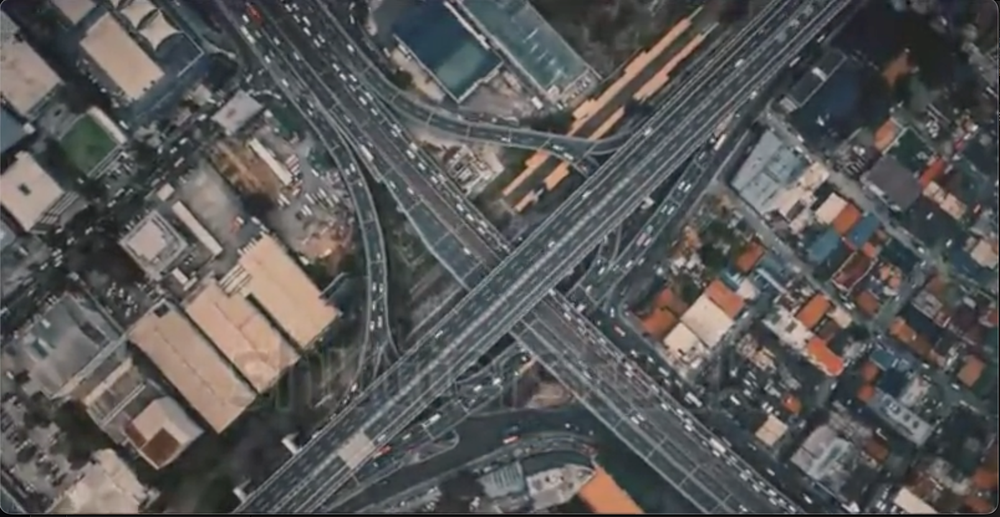
#> input picture Test_Code_Sift/test_last_frame.png, 1000 x 517 px, shrunk from 1608 x 832 before the run
$ python sift_with_image_and_video.py
#> lines starting #> are read from the running program, lines starting #| are printed output that depends on the picture
import cv2
import numpy as np
from sklearn.neighbors import NearestNeighbors
import matplotlib.pyplot as plt
# Initialize SIFT detector
sift = cv2.SIFT_create()

# Function to extract SIFT features
def extract_features(image):
    gray = cv2.cvtColor(image, cv2.COLOR_BGR2GRAY)
    keypoints, descriptors = sift.detectAndCompute(gray, None)
    return keypoints, descriptors

# [13 lines of commented-out code are left out]
def match_features(descriptors1, descriptors2):
    # Initialize and train the kNN model
    knn = NearestNeighbors(n_neighbors=2).fit(descriptors2)

    # Find the 2 nearest neighbors
    distances, indices = knn.kneighbors(descriptors1)

    # Apply Lowe's ratio test
    '''
    Source: https://stackoverflow.com/questions/51197091/how-does-the-lowes-ratio-test-work
    Each keypoint of the first image is matched with a number of keypoints from the second image. We keep the 2 best matches for each keypoint (best matches = the ones with the smallest distance measurement). Lowe's test checks that the two distances are sufficiently different. If they are not, then the keypoint is eliminated and will not be used for further calculations.
    '''
    good_matches = []
    for i, (d1, d2) in enumerate(distances):
        #if distance1 < distance2 * a_constant then keep this match
        if d1 < 0.75 * d2:
            # Create a DMatch object for each good match
            # match = cv2.DMatch(_queryIdx=i, _trainIdx=indices[i][0], _distance=d1)
            # good_matches.append([match])
            match = (i, indices[i][0], d1)
            good_matches.append(match)
    return good_matches

# Function to draw matches between two images for visualization for the SKLEARN method
def draw_matches(img1, keypoints1, img2, keypoints2, matches):
    # Create a new output image that concatenates the two images together
    (h1, w1) = img1.shape[:2]
    (h2, w2) = img2.shape[:2]
    output_image = np.zeros((max(h1, h2), w1 + w2, 3), dtype="uint8")
    output_image[0:h1, 0:w1] = img1
    output_image[0:h2, w1:] = img2

    # Draw lines between matches
    for match in matches:
        # match is a tuple: (index in keypoints1, index in keypoints2, distance)
        queryIdx, trainIdx, _ = match

        # Get the coordinates of the keypoints
        pt1 = tuple(map(int, keypoints1[queryIdx].pt))
        pt2 = tuple(map(int, keypoints2[trainIdx].pt))

        # Draw a line and circles for each match
        pt2 = (pt2[0] + w1, pt2[1])  # Adjust x-coordinate for pt2
        #Needed to use openCV line function instead of matplotlib because matplotlib line function does not work with cv2 images
        cv2.line(output_image, pt1, pt2, (0, 255, 0), 1)
        cv2.circle(output_image, pt1, 5, (255, 0, 0), -1)
        cv2.circle(output_image, pt2, 5, (255, 0, 0), -1)

    return output_image


# Load and process the fixed image
fixed_image_path = 'test_last_frame.png'
fixed_image = cv2.imread(fixed_image_path)
#> fixed_image is the input picture: shape (517, 1000, 3); mean B, G, R 87.5, 88.2, 88.8
fixed_keypoints, fixed_descriptors = extract_features(fixed_image)
#> in extract_features, `gray = cv2.cvtColor(image, cv2.COLOR_BGR2GRAY)`:
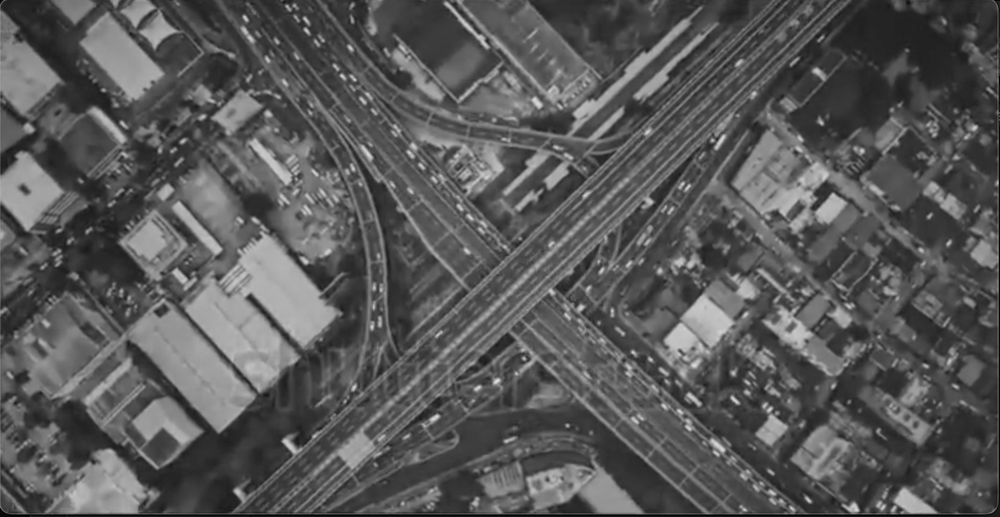
#> gray: shape (517, 1000); min 0, max 225, mean 88.3
#> in extract_features, `keypoints, descriptors = sift.detectAndCompute(gray, None)`: keypoints = 6145 keypoints; strongest (x, y, size): (854, 508, 6.7), (808, 500, 3.7), (435, 418, 5.1), (238, 492, 5.4)
#> fixed_keypoints has the same summary as keypoints in extract_features

# Open the video
video_path = 'trymefirst.mp4'
cap = cv2.VideoCapture(video_path)
# Define the codec and create VideoWriter object
fourcc = cv2.VideoWriter_fourcc(*'XVID')
#save the video in the same directory as this file
# out = cv2.VideoWriter('feature_matched.avi', fourcc, 20.0, (int(cap.get(3)), int(cap.get(4))))
# Check if video opened successfully
if not cap.isOpened():
    print("Error: Could not open video.")
    exit()

# Loop through the video
while True:
    ret, frame = cap.read()
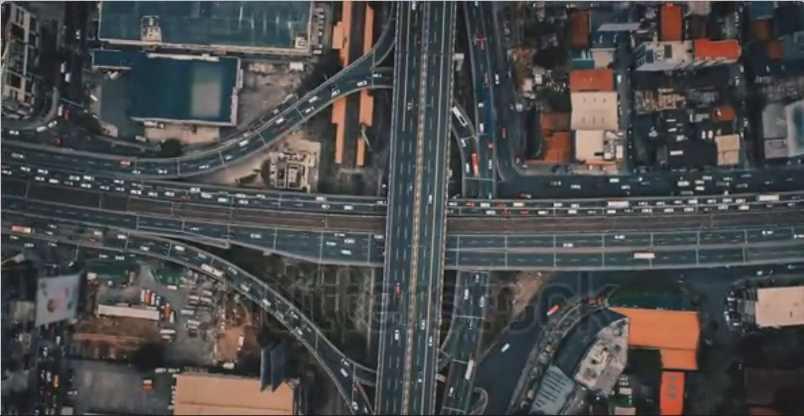
#> input picture frame 135 of Test_Code_Sift/trymefirst.mp4, 804 x 416 px
#> frame is the input picture: shape (416, 804, 3); mean B, G, R 75.5, 75.2, 75.1
    if not ret:
        break
    # Extract features from the current frame
    frame_keypoints, frame_descriptors = extract_features(frame)
#> in extract_features (call 2), `gray = cv2.cvtColor(image, cv2.COLOR_BGR2GRAY)`:
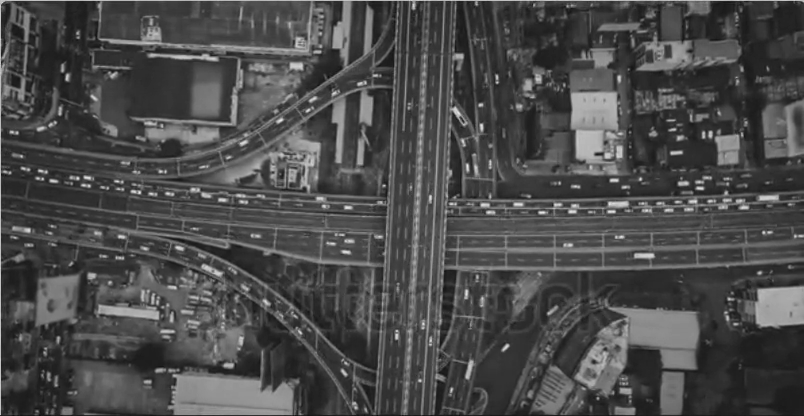
#> gray: shape (416, 804); min 14, max 233, mean 75.2
#> in extract_features (call 2), `keypoints, descriptors = sift.detectAndCompute(gray, None)`: keypoints = 4113 keypoints; strongest (x, y, size): (78, 178, 2.3), (139, 192, 2.2), (481, 105, 2.8), (506, 346, 3.3)
#> frame_keypoints has the same summary as keypoints in extract_features
    # Match descriptors between fixed image and current frame
    matches = match_features(fixed_descriptors, frame_descriptors)
#> in match_features, `distances, indices = knn.kneighbors(descriptors1)`: distances = 6145 pairs, first value 62.74 to 405.2, second value 87.04 to 433.6; indices = 6145 pairs, first value 0 to 4109, second value 3 to 4108
#> the loop in match_features, `for i, (d1, d2) in enumerate(distances):` made 6145 passes
#> (d1, d2, match) on pass 39: (168.3, 245.6, (38, 3251, 168.3))
#> match on passes 340, 500, 801, 803, 847, 868: (339, 2817, 128.7), (499, 2152, 158.8), (800, 363, 188.9), (802, 776, 258.7), (846, 355, 224.4), (867, 1031, 193.7)
#> after the loop in match_features, `for i, (d1, d2) in enumerate(distances):`: good_matches = 424 items, first 6: (38, 3251, 168.3), (339, 2817, 128.7), (499, 2152, 158.8), (800, 363, 188.9), (802, 776, 258.7), (846, 355, 224.4)
#> matches has the same summary as good_matches in match_features
    print(f"Number of matches : {len(matches)}")
#| Number of matches : 424
    # Draw matches
    # matched_frame = cv2.drawMatchesKnn(fixed_image, fixed_keypoints, frame, frame_keypoints, matches, None, flags=2, matchColor=(0,255,0))
    #Matched frame between fixed image and current frame using the SKLEARN method
    matched_frame = draw_matches(fixed_image, fixed_keypoints, frame, frame_keypoints, matches)
#> in draw_matches, `output_image[0:h1, 0:w1] = img1`:
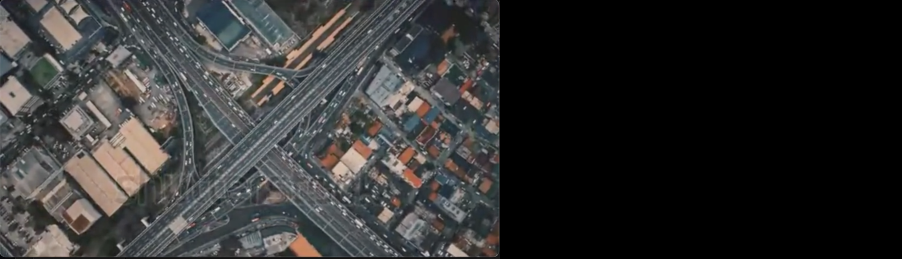
#> output_image: shape (517, 1804, 3) (shown at 1/2 size); mean B, G, R 48.5, 48.9, 49.2
#> in draw_matches, `output_image[0:h2, w1:] = img2`:
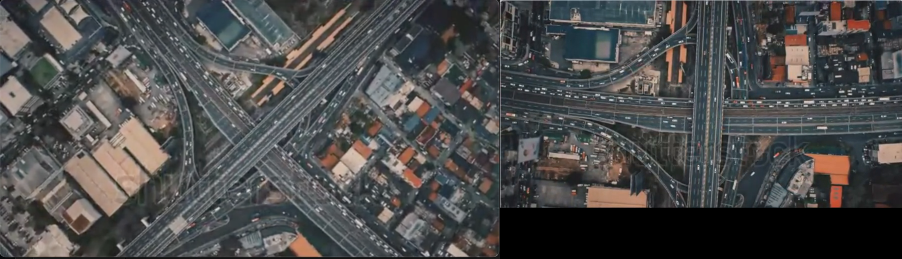
#> output_image: shape (517, 1804, 3) (shown at 1/2 size); mean B, G, R 75.6, 75.9, 76.2
#> the loop in draw_matches, `for match in matches:` made 424 passes
#> (match, queryIdx, trainIdx, pt1, pt2) on passes 1 to 3: ((38, 3251, 168.3), 38, 3251, (12, 23), (1599, 95)), ((339, 2817, 128.7), 339, 2817, (87, 227), (1507, 350)), ((499, 2152, 158.8), 499, 2152, (119, 328), (1392, 4))
#> after the loop in draw_matches, `for match in matches:`:
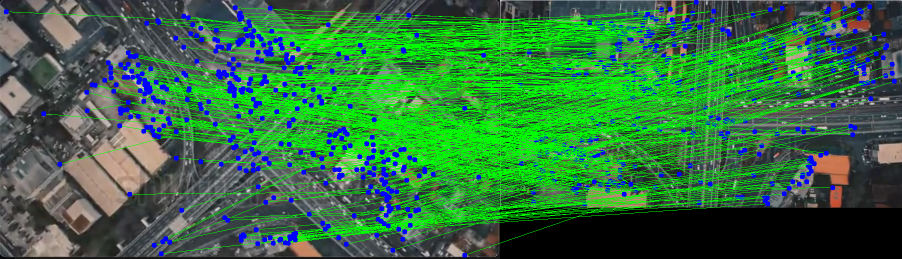
#> output_image: shape (517, 1804, 3) (shown at 1/2 size); mean B, G, R 64.1, 113.1, 51.9
    #To save the video uncomment the following line
    # out.write(matched_frame)

    # Display the frame
    cv2.imshow('Frame with SIFT Matches to Fixed Image', matched_frame)

    # Press 'q' to exit the loop
    if cv2.waitKey(1) & 0xFF == ord('q'):
#> (key q is pressed here)
        break

# Release everything when job is finished
cap.release()
cv2.destroyAllWindows()
